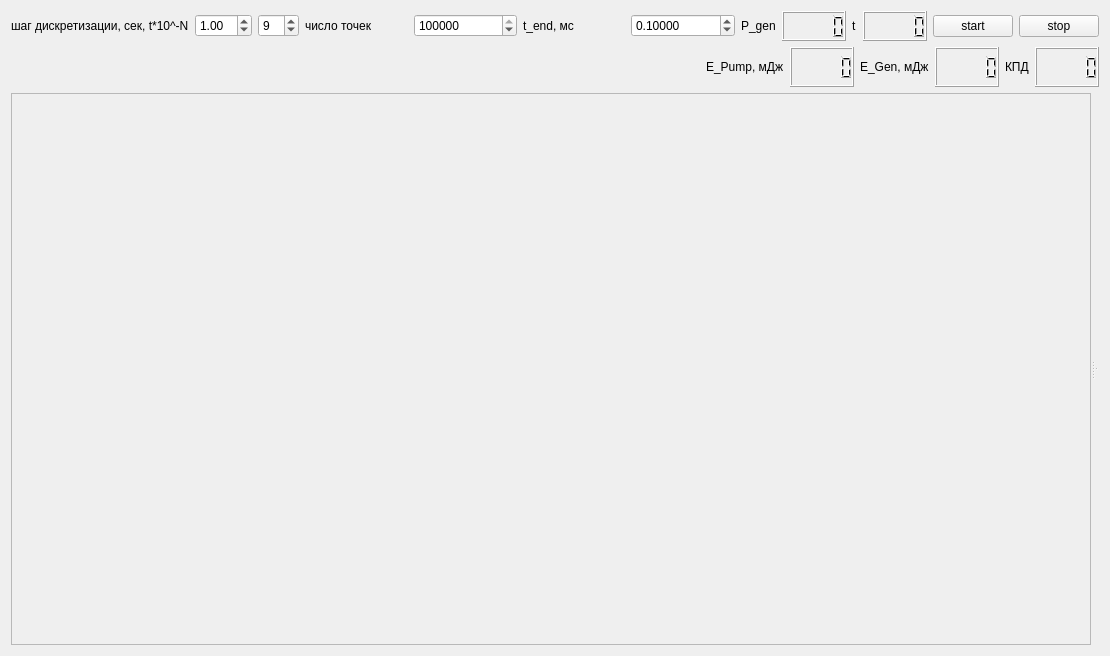
<?xml version="1.0" encoding="UTF-8"?>
<ui version="4.0">
 <class>Widget</class>
 <widget class="QWidget" name="Widget">
  <property name="geometry">
   <rect>
    <x>0</x>
    <y>0</y>
    <width>1110</width>
    <height>656</height>
   </rect>
  </property>
  <property name="windowTitle">
   <string>Widget</string>
  </property>
  <layout class="QGridLayout" name="gridLayout">
   <item row="0" column="0">
    <layout class="QHBoxLayout" name="horizontalLayout_8">
     <item>
      <layout class="QHBoxLayout" name="horizontalLayout_5">
       <item>
        <widget class="QLabel" name="label_4">
         <property name="text">
          <string>шаг дискретизации, сек, t*10^-N</string>
         </property>
        </widget>
       </item>
       <item>
        <widget class="QDoubleSpinBox" name="doubleSpinBoxH">
         <property name="value">
          <double>1.000000000000000</double>
         </property>
        </widget>
       </item>
       <item>
        <widget class="QSpinBox" name="spinBoxH">
         <property name="value">
          <number>9</number>
         </property>
        </widget>
       </item>
      </layout>
     </item>
     <item>
      <layout class="QHBoxLayout" name="horizontalLayout_6">
       <item>
        <widget class="QLabel" name="label_5">
         <property name="text">
          <string>число точек</string>
         </property>
        </widget>
       </item>
       <item>
        <widget class="QSpinBox" name="spinBoxNDots">
         <property name="maximum">
          <number>999999999</number>
         </property>
         <property name="value">
          <number>2000000</number>
         </property>
        </widget>
       </item>
      </layout>
     </item>
     <item>
      <layout class="QHBoxLayout" name="horizontalLayout_7">
       <item>
        <widget class="QLabel" name="label_6">
         <property name="text">
          <string>t_end, мс</string>
         </property>
        </widget>
       </item>
       <item>
        <widget class="QDoubleSpinBox" name="doubleSpinBoxTEnd">
         <property name="decimals">
          <number>5</number>
         </property>
         <property name="maximum">
          <double>9999999.990000000223517</double>
         </property>
         <property name="singleStep">
          <double>0.010000000000000</double>
         </property>
         <property name="value">
          <double>0.100000000000000</double>
         </property>
        </widget>
       </item>
      </layout>
     </item>
     <item>
      <layout class="QHBoxLayout" name="horizontalLayout_3">
       <item>
        <layout class="QHBoxLayout" name="horizontalLayout">
         <item>
          <widget class="QLabel" name="label">
           <property name="text">
            <string>P_gen</string>
           </property>
          </widget>
         </item>
         <item>
          <widget class="QLCDNumber" name="lcdNumberPgen">
           <property name="minimumSize">
            <size>
             <width>0</width>
             <height>30</height>
            </size>
           </property>
           <property name="maximumSize">
            <size>
             <width>16777215</width>
             <height>40</height>
            </size>
           </property>
          </widget>
         </item>
        </layout>
       </item>
       <item>
        <layout class="QHBoxLayout" name="horizontalLayout_2">
         <item>
          <widget class="QLabel" name="label_2">
           <property name="text">
            <string>t</string>
           </property>
          </widget>
         </item>
         <item>
          <widget class="QLCDNumber" name="lcdNumberT">
           <property name="minimumSize">
            <size>
             <width>0</width>
             <height>30</height>
            </size>
           </property>
           <property name="maximumSize">
            <size>
             <width>16777215</width>
             <height>40</height>
            </size>
           </property>
          </widget>
         </item>
        </layout>
       </item>
       <item>
        <widget class="QPushButton" name="pushButtonStart">
         <property name="text">
          <string>start</string>
         </property>
        </widget>
       </item>
       <item>
        <widget class="QPushButton" name="pushButtonStop">
         <property name="text">
          <string>stop</string>
         </property>
        </widget>
       </item>
      </layout>
     </item>
    </layout>
   </item>
   <item row="1" column="0">
    <layout class="QHBoxLayout" name="horizontalLayout_4">
     <item>
      <spacer name="horizontalSpacer">
       <property name="orientation">
        <enum>Qt::Horizontal</enum>
       </property>
       <property name="sizeHint" stdset="0">
        <size>
         <width>40</width>
         <height>20</height>
        </size>
       </property>
      </spacer>
     </item>
     <item>
      <layout class="QHBoxLayout" name="horizontalLayout_9">
       <item>
        <widget class="QLabel" name="label_7">
         <property name="text">
          <string>E_Pump, мДж</string>
         </property>
        </widget>
       </item>
       <item>
        <widget class="QLCDNumber" name="lcdNumberEPump">
         <property name="minimumSize">
          <size>
           <width>0</width>
           <height>30</height>
          </size>
         </property>
         <property name="maximumSize">
          <size>
           <width>16777215</width>
           <height>40</height>
          </size>
         </property>
        </widget>
       </item>
      </layout>
     </item>
     <item>
      <layout class="QHBoxLayout" name="horizontalLayout_10">
       <item>
        <widget class="QLabel" name="label_8">
         <property name="text">
          <string>E_Gen, мДж</string>
         </property>
        </widget>
       </item>
       <item>
        <widget class="QLCDNumber" name="lcdNumberEGen">
         <property name="minimumSize">
          <size>
           <width>0</width>
           <height>30</height>
          </size>
         </property>
         <property name="maximumSize">
          <size>
           <width>16777215</width>
           <height>40</height>
          </size>
         </property>
        </widget>
       </item>
      </layout>
     </item>
     <item>
      <layout class="QHBoxLayout" name="horizontalLayout_11">
       <item>
        <widget class="QLabel" name="label_9">
         <property name="text">
          <string>КПД</string>
         </property>
        </widget>
       </item>
       <item>
        <widget class="QLCDNumber" name="lcdNumberKPD">
         <property name="minimumSize">
          <size>
           <width>0</width>
           <height>30</height>
          </size>
         </property>
         <property name="maximumSize">
          <size>
           <width>16777215</width>
           <height>40</height>
          </size>
         </property>
        </widget>
       </item>
      </layout>
     </item>
    </layout>
   </item>
   <item row="2" column="0">
    <widget class="QSplitter" name="splitter_2">
     <property name="orientation">
      <enum>Qt::Horizontal</enum>
     </property>
     <property name="handleWidth">
      <number>4</number>
     </property>
     <widget class="QScrollArea" name="scrollArea">
      <property name="widgetResizable">
       <bool>true</bool>
      </property>
      <widget class="QWidget" name="scrollAreaWidgetContents">
       <property name="geometry">
        <rect>
         <x>0</x>
         <y>0</y>
         <width>1082</width>
         <height>207</height>
        </rect>
       </property>
      </widget>
     </widget>
     <widget class="QSplitter" name="splitter">
      <property name="orientation">
       <enum>Qt::Vertical</enum>
      </property>
      <widget class="grafWidget" name="graf" native="true"/>
      <widget class="grafWidget" name="grafN" native="true"/>
     </widget>
    </widget>
   </item>
  </layout>
 </widget>
 <layoutdefault spacing="6" margin="11"/>
 <customwidgets>
  <customwidget>
   <class>grafWidget</class>
   <extends>QWidget</extends>
   <header>grafwidget.h</header>
   <container>1</container>
  </customwidget>
 </customwidgets>
 <resources/>
 <connections/>
</ui>
